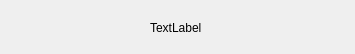
<?xml version="1.0" encoding="UTF-8"?>
<ui version="4.0">
 <class>NENameWidget</class>
 <widget class="QWidget" name="NENameWidget">
  <property name="geometry">
   <rect>
    <x>0</x>
    <y>0</y>
    <width>355</width>
    <height>54</height>
   </rect>
  </property>
  <property name="windowTitle">
   <string>Form</string>
  </property>
  <layout class="QHBoxLayout" name="horizontalLayout">
   <property name="spacing">
    <number>0</number>
   </property>
   <property name="leftMargin">
    <number>0</number>
   </property>
   <property name="topMargin">
    <number>0</number>
   </property>
   <property name="rightMargin">
    <number>0</number>
   </property>
   <property name="bottomMargin">
    <number>0</number>
   </property>
   <item>
    <widget class="QFrame" name="frame">
     <property name="styleSheet">
      <string notr="true">background-color: transparent;</string>
     </property>
     <property name="frameShape">
      <enum>QFrame::StyledPanel</enum>
     </property>
     <property name="frameShadow">
      <enum>QFrame::Raised</enum>
     </property>
     <widget class="QLabel" name="lblName">
      <property name="geometry">
       <rect>
        <x>150</x>
        <y>20</y>
        <width>51</width>
        <height>16</height>
       </rect>
      </property>
      <property name="text">
       <string>TextLabel</string>
      </property>
     </widget>
    </widget>
   </item>
  </layout>
 </widget>
 <resources/>
 <connections/>
</ui>
